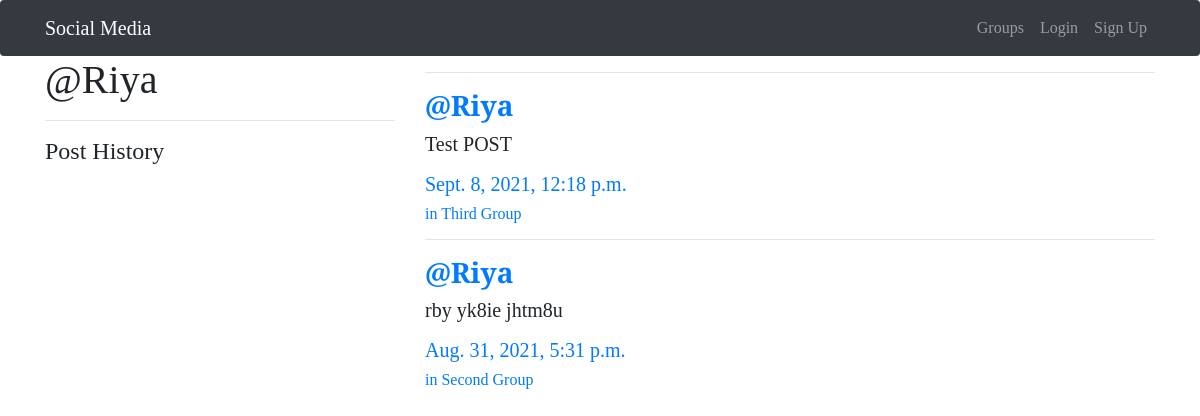
The page /posts/by/Riya/ on the database as committed earlier.
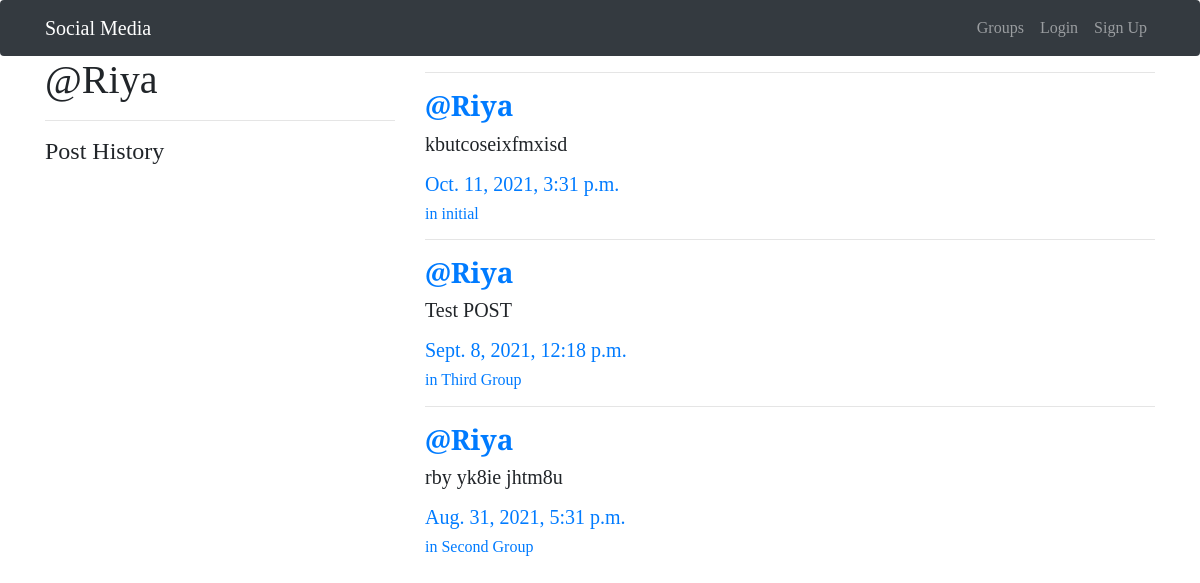
The same page on the database as committed later.
### posts/models.py (models this page shows, shortened)
class Post(models.Model):
    user = models.ForeignKey(User, related_name='posts', on_delete=models.CASCADE)
    group = models.ForeignKey(Group, related_name='posts', on_delete=models.CASCADE, null=True, blank=True)
    created_at = models.DateTimeField(auto_now=True)
    message = models.TextField()
    message_html = models.TextField(editable=False)
    class Meta:
        ordering = ['-created_at']
        unique_together = ['user', 'message']

### groups/models.py (models this page shows, shortened)
class Group(models.Model):
    name = models.CharField(max_length=255, unique=True)
    slug = models.SlugField(allow_unicode=True, unique=True)
    discription = models.TextField(blank=True, default='')
    discription_html = models.TextField(editable=False, blank=True, default='')
    members = models.ManyToManyField(User, through='GroupMember')
    class Meta:
        ordering = ['name']

### posts/views.py (the view)
# urls.py: path('by/<username>/', views.UserPosts.as_view(), name='for_user'),
class UserPosts(ListView):
    model = Post
    template_name = 'posts/user_post_list.html'
    def get_queryset(self):
        try:
            self.post_user = User.objects.prefetch_related('posts').get(username__iexact=self.kwargs.get('username'))
        except User.DoesNotExist:
            raise Http404
        else:
            return self.post_user.posts.all()
    def get_context_data(self, **kwargs):
        context = super().get_context_data(**kwargs)
        context['post_user'] = self.post_user
        return context

### posts/templates/posts/user_post_list.html
{% extends "base.html" %}
{% block content %}
	<div class="row">
		<div class="col-md-4">
			<h1>@{{ post_user.username }}</h1>
			<hr>
			<h4>Post History</h4>
		</div>
		<div class="col-md-8">
			{% if user.posts.count == 0 %}
				<h6>No posts</h6>
			{% else %}
				{% for post in post_list %}
					{% include "posts/_post.html" %}
				{% endfor %}
			{% endif %}
		</div>
	</div>
{% endblock %}

### posts/templates/posts/_post.html (shortened to what this page needs)
<div>
	<hr>
	<h3><strong><a href="{% url 'posts:for_user' username=post.user.username %}">@{{ post.user.username }}</a></strong></h3>
	<h5>{{ post.message_html|safe }}
		<time><a href="{% url 'posts:single' username=post.user.username pk=post.pk %}">{{ post.created_at }}</a></time>
	</h5>
	{% if post.group %}
		<h6><a href="{% url 'groups:single' slug=post.group.slug %}">in {{ post.group.name }}</a></h6>
	{% endif %}
</div>

Rows that differ between the two databases and show on the page:
added Post: user.username "Riya", message_html "kbutcoseixfmxisd", created_at "Oct. 11, 2021, 3:31 p.m.", group.name "initial"
